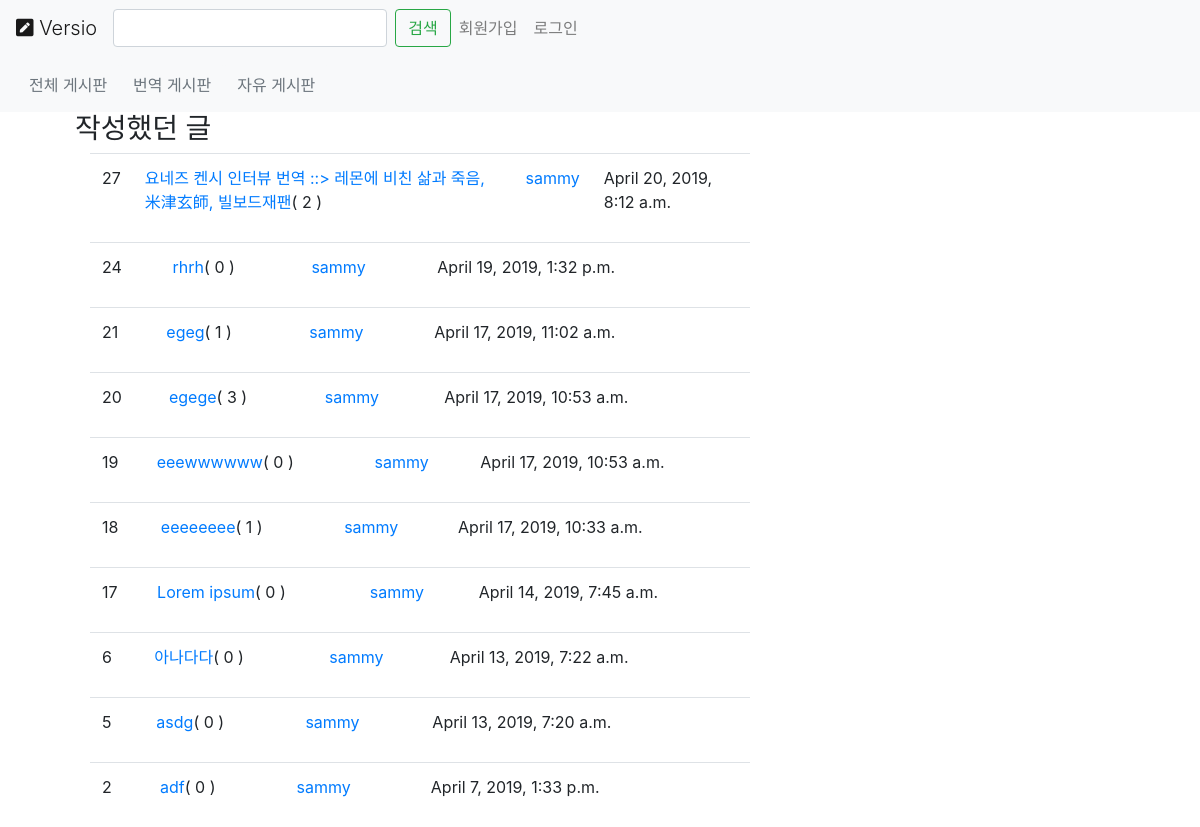
Page /posts/by/sammy/ on the committed database.
### posts/models.py (models this page shows, shortened)
class Post(models.Model, HitCountMixin):
    user = models.ForeignKey(User, on_delete=models.CASCADE, related_name="posts")
    created_at = models.DateTimeField(auto_now=True)
    text = RichTextField()
    title = models.CharField(max_length=100)
    link = models.URLField()
    class Meta:
        ordering = ["-created_at"]
        unique_together = ["title"]

### posts/views.py (the view)
# urls.py: path("by/<username>/",views.UserPosts.as_view(),name="for_user"),
class UserPosts(generic.ListView):
    model = Post
    template_name = "posts/user_post_list.html"
    def get_queryset(self):
        try:
            self.post_user = User.objects.prefetch_related("posts").get(
                username__iexact=self.kwargs.get("username")
            )
        except User.DoesNotExist:
            raise Http404
        else:
            return self.post_user.posts.all()

### posts/templates/posts/user_post_list.html
{% extends "posts/post_base.html" %}
{% block prepost %}
<div class="col-md-4">
	<h3>작성했던 글</h3>
</div>
{% endblock %}
{% block post_content %}
<div class="col-md-8">
	{% for post in post_list %}
		{% include "posts/_post.html" %}
	{% endfor %}
</div>
{% endblock %}

### posts/templates/posts/_post.html
<div class="table-responsive col-lg">
    <table class="table">
    <tbody>
        <tr scope="row">
          <td>{{post.id}}</td>
          <td ><a href="{% url 'posts:single' username=post.user.username pk=post.pk %}">{{post.title}}</a>( {{post.comments.count}} )</td>
          <td ><a href="{% url 'posts:for_user' username=post.user.username %}">{{post.user.username}}</a></td>
          <td>{{ post.created_at }}</td>
        </tr>
    </tbody>
    </table>
</div>

### rows in the picture
Post: id "27", title "요네즈 켄시 인터뷰 번역 ::> 레몬에 비친 삶과 죽음, 米津玄師, 빌보드재팬", comments.count "2", user.username "sammy", created_at "April 20, 2019, 8:12 a.m."
Post: id "24", title "rhrh", comments.count "0", user.username "sammy", created_at "April 19, 2019, 1:32 p.m."
Post: id "21", title "egeg", comments.count "1", user.username "sammy", created_at "April 17, 2019, 11:02 a.m."
Post: id "20", title "egege", comments.count "3", user.username "sammy", created_at "April 17, 2019, 10:53 a.m."
Post: id "19", title "eeewwwwww", comments.count "0", user.username "sammy", created_at "April 17, 2019, 10:53 a.m."
Post: id "18", title "eeeeeeee", comments.count "1", user.username "sammy", created_at "April 17, 2019, 10:33 a.m."
Post: id "17", title "Lorem ipsum", comments.count "0", user.username "sammy", created_at "April 14, 2019, 7:45 a.m."
Post: id "6", title "아나다다", comments.count "0", user.username "sammy", created_at "April 13, 2019, 7:22 a.m."
Post: id "5", title "asdg", comments.count "0", user.username "sammy", created_at "April 13, 2019, 7:20 a.m."
Post: id "2", title "adf", comments.count "0", user.username "sammy", created_at "April 7, 2019, 1:33 p.m."
